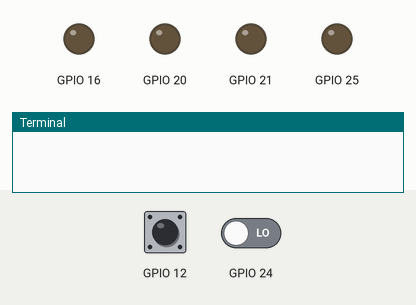
The program below on a simulated Raspberry Pi (BCM pin numbers). Parts: output pins drawn as LEDs (lit = HIGH), the last lines printed to the terminal. Inputs (shaded band) come from the test bench; at power-on: GPIO 24 LOW, GPIO 12 HIGH. At 15.7 s the program stops and its outputs stay as they are.

Above: at 5.0 s.
5.1 s: GPIO 24 driven HIGH
At 5.5 s:
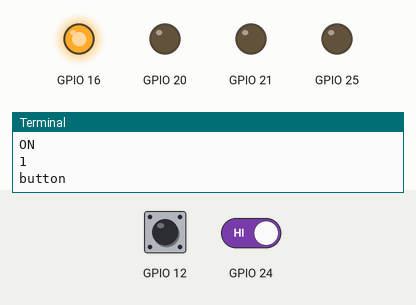
At 15.5 s:
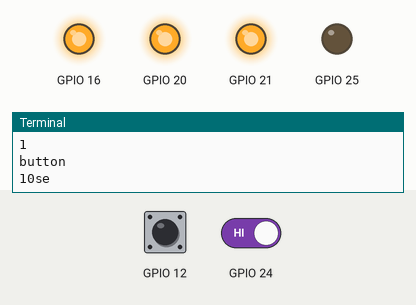
Timing chart, 0 to 17.2 s (numbered marks = the images above; inputs shaded):
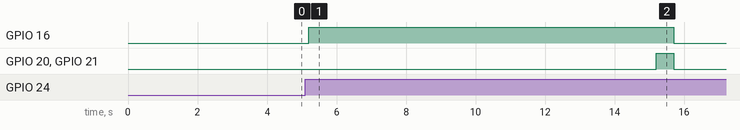

Measured:
- after the input at 5.1 s, GPIO 16: LOW → HIGH after 0.10 s, → LOW 10.5 s later; GPIO 20, GPIO 21: LOW → HIGH after 10.1 s, → LOW 0.50 s later

The program:

door_alarm.py
```python
import RPi.GPIO as GPIO
import time
GPIO.setmode(GPIO.BCM)
GPIO.setup(16,GPIO.OUT)
GPIO.setup(20,GPIO.OUT)
GPIO.setup(21,GPIO.OUT)
GPIO.setup(24,GPIO.IN) #PIR
GPIO.setup(25, GPIO.IN) #Buzzer
GPIO.setup(25, GPIO.OUT)
GPIO.setup(12,GPIO.IN,pull_up_down=GPIO.PUD_UP) #Button

EMERGENCY=True


def buzz():
    pitch = 1000
    duration = 0.1
    period = 1.0 / pitch
    delay = period / 2
    cycles = int(duration * pitch)
    for i in range(cycles):
        GPIO.output(25,True)
        time.sleep(delay)
        GPIO.output(25,False)
        time.sleep(delay)

try:
    while EMERGENCY:
        if GPIO.input(24)==True:
            print("ON")
            buzz()
            GPIO.output(16,True)
            if GPIO.input(12) == True:
                print(GPIO.input(12))
                print("button")
                EMERGENCY=False
            if GPIO.input(12) == False:
                print("No button")
            time.sleep(10)
            print("10se")
            GPIO.output(20,True)
            GPIO.output(21,True)
            time.sleep(0.5)
            GPIO.output(20,False)
            GPIO.output(21,False)
except KeyboardInterrupt:
    GPIO.cleanup()
finally:
    GPIO.cleanup()
```
